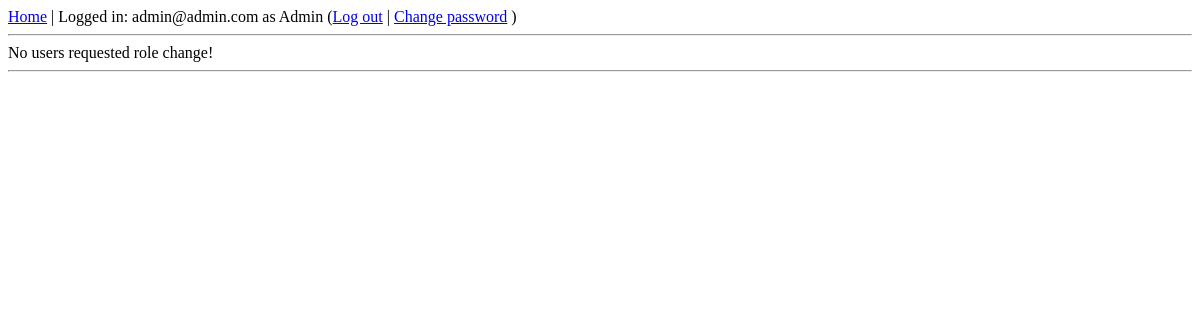
The page /polls/rolechange (signed in) on the database as committed earlier.
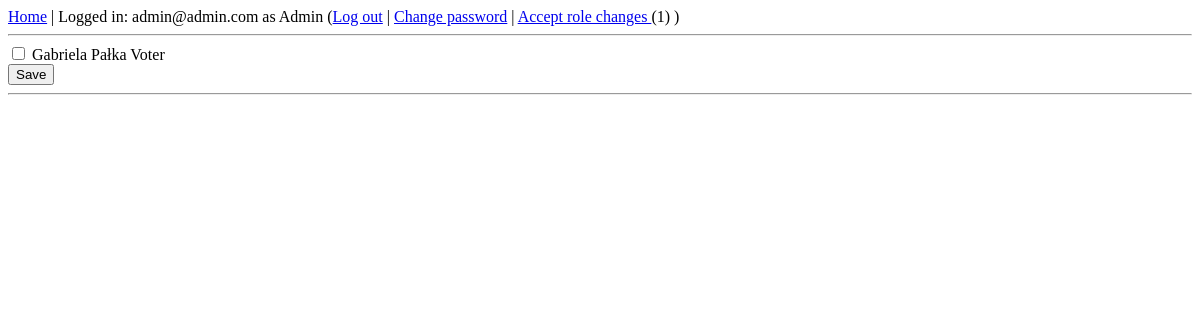
The same page on the database as committed later.
### polls/models.py (models this page shows, shortened)
class User(AbstractBaseUser, PermissionsMixin):
    email = models.EmailField(unique=True, null=True)
    name = models.CharField(max_length=100, null=True)
    surname = models.CharField(max_length=100, null=True)
    birthday = models.DateField(auto_now=False, auto_now_add=False, null=True)
    role = models.CharField(max_length=50, null=True)
    request_role_change = models.BooleanField(
        _('role change'),
        default=False,
        help_text=_('Designates whether the user has requested role change'),
    )
    is_staff = models.BooleanField(
        _('staff status'),
        default=False,
        help_text=_('Designates whether the user can log into this site.'),
    )
    is_active = models.BooleanField(
        _('active'),
        default=True,
        help_text=_(
            'Designates whether this user should be treated as active. '
            'Unselect this instead of deleting accounts.'
        ),
    )
    USERNAME_FIELD = 'email'
    objects = MyUserManager()

### polls/views.py (the view)
class ChangeRoleView(generic.ListView):
    model = User
    template_name = 'polls/changerole.html'
    def get_queryset(self):
        return User.objects.filter(request_role_change=True)

### polls/templatetags/tags.py (called while the page is built)
@register.simple_tag
def count_role_changes():
    User = get_user_model()
    users = User.objects.filter(request_role_change=True)
    count_role_changes = len(users)
    return count_role_changes

### polls/templates/polls/changerole.html (shortened to what this page needs)
{% extends "base.html" %}
{% load static %}
{% load permission_tags %}
{% block content %}
{% if user.is_authenticated %}
        {% if user|has_role:'admin' %}
            {% if user_list  %}
                <form action="{% url 'polls:rolechange_save' %}" method="post">
                {% for user in user_list %}
                    <input type="checkbox" name="user" id="user{{ forloop.counter }}" value="{{ user.id }}" />
                    <label for="user{{ forloop.counter }}"> {{ user.name }} {{ user.surname }} {{ user.role }}</label><br />
                {% endfor %}
                <input type="submit" value="Save" />
                </form>
            {% else %}
                No users requested role change!
            {% endif %}
        {% endif %}
{% endif %}
{% endblock %}

### templates/base.html (shortened to what this page needs)
{% load i18n %}
{% load permission_tags %}
{% load static %}
{% load tags %}
<!DOCTYPE html>
<html lang="en">
<head>
    <link rel="stylesheet" href="{% static 'polls/style.css' %}" />
</head>
<body>
    <div id="header">
    {% block header %}
    <a href="{% url 'polls:index' %}">{% trans "Home" %}</a> |
    {% if user.is_authenticated %}
        {% trans "Logged in" %}: {{ user.email }} as {{ user.role }}
        (<a href="{% url 'auth_logout' %}">{% trans "Log out" %}</a> |
        <a href="{% url 'auth_password_change' %}">{% trans "Change password" %}</a>
        {% if user|has_role:'admin' %}
            {% count_role_changes as tmp %}
            {% if tmp != 0 %}
            | <a href="{% url 'polls:changerole' %}">{% trans "Accept role changes" %} </a> ({{ tmp }})
            {% endif %}
        {% endif %}
        )
    {% else %}
       <a href="{% url 'auth_login' %}">{% trans "Log in" %}</a> |
        <a href="{% url 'registration_register' %}">{% trans "Register" %}</a>
    {% endif %}
    <hr />
    {% endblock %}
    </div>
    <div id="content">
    {% block content %}{% endblock %}
    </div>
    <div id="footer">
    {% block footer %}
        <hr />
    {% endblock %}
    </div>
</body>
</html>

Rows that differ between the two databases and show on the page:
now on this page (row edited): User: name "Gabriela", surname "Pałka", role "Voter"
Other text that changed with them:
{{ tmp }}: (not shown) → "1"
form field value: (not shown) → "Save"
text no longer shown: "No users requested role change!"
text now shown: "| Accept role changes ( )"
